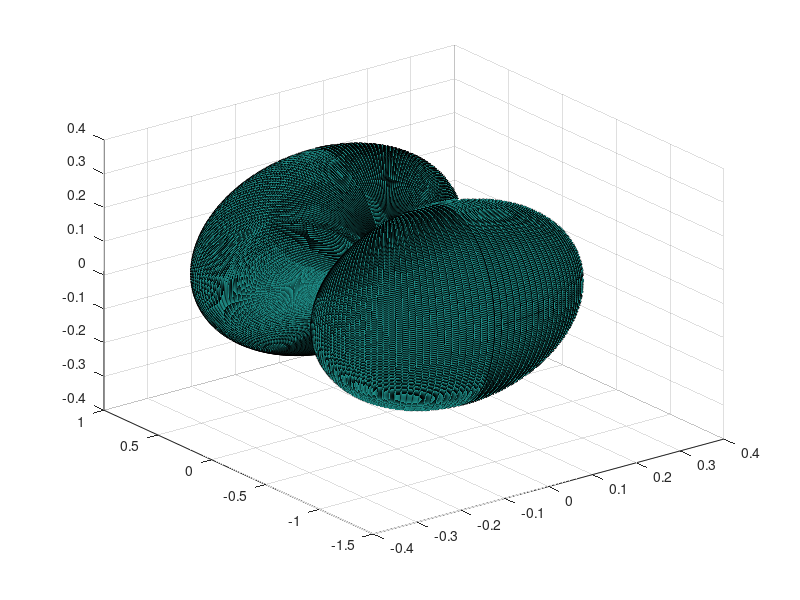

This chart was generated by the following MATLAB code:

theta=-pi/2:pi/200:pi/2;
phi=0:pi/500:2*pi;

[TT,PP] = meshgrid(theta,phi);
[XX,YY,ZZ] = sph2cart(reshape(TT,1,[]),reshape(PP,1,[]),ones(1,numel(TT)));

yvec = [0,1,0];
pol_angle = acos([XX;YY;ZZ]'*yvec');
az = atan(-ZZ./XX);


c = 344;
freq = 55e3;
k = 2*pi*freq/c;
a = 4e-3;
rr = 2*besselj(1,k*a*sin(pol_angle))./(k*a*sin(pol_angle));
rr(pol_angle==0) = 1;

rr2 = 2*besselj(1,k*a*sin(az))./(k*a*sin(az));
rr2(az==0) = 1;
% rr = rr.*rr2.';

[XXbeam,YYbeam,ZZbeam] = sph2cart(reshape(TT,1,[])',reshape(PP,1,[])',abs(rr));
% [XXbeam,YYbeam,ZZbeam] = sph2cart(reshape(TT,1,[])',reshape(PP,1,[])',abs(rr2)');
% [XXbeam,YYbeam,ZZbeam] = sph2cart(reshape(TT,1,[])',reshape(PP,1,[])',20*log10(abs(rr))-min(20*log10(abs(rr))));

% figure;
% plot3(XXbeam,YYbeam,ZZbeam,'b.')
% grid on
% axis equal

XXbeam = reshape(XXbeam,size(TT,1),[]);
YYbeam = reshape(YYbeam,size(TT,1),[]);
ZZbeam = reshape(ZZbeam,size(TT,1),[]);

figure;
surf(XXbeam,YYbeam,ZZbeam,ones(size(ZZbeam)));
grid on
% axis equal
